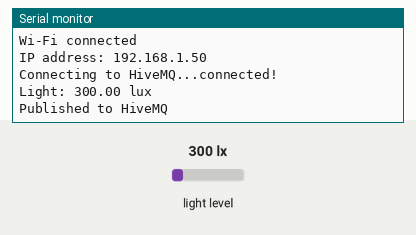
This sketch was run on a simulated Arduino Nano 33 IoT. Shown: the last lines printed to the serial monitor. Inputs (shaded band) come from the test bench; at power-on: light level 300 lx. WiFi joins after 1.5 s; servers stay silent unless stated; random numbers use the default seed unless the sketch sets one; no MQTT or app messages arrive unless stated.

Above: at 7.7 s.
7.8 s: light level set to 40 lx
At 12.6 s:
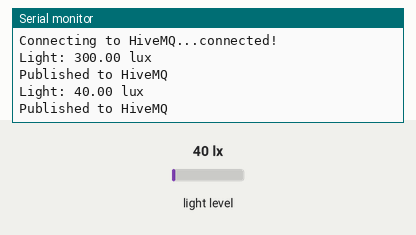
13.4 s: light level set to 500 lx
At 17.6 s:
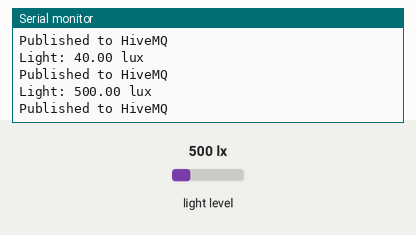
Timing chart, 0 to 19.1 s (numbered marks = the images above; inputs shaded):
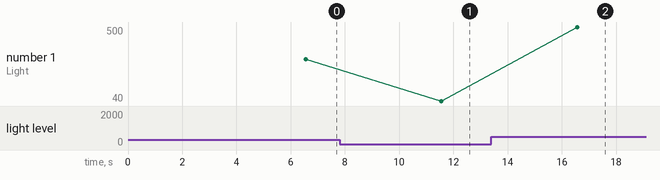

The sketch:

Terrarium_light.ino
```cpp
#include <WiFiNINA.h>
#include <WiFiSSLClient.h>
#include <PubSubClient.h>
#include <Wire.h>
#include <BH1750.h>

// =========================
// Wi-Fi details
// =========================

const char* wifiSSID = "._.";
const char* wifiPassword = "siuuuu7777";

// =========================
// HiveMQ details
// =========================

const char* mqttServer =
  "07efa48ce0b845acac5abae6d1b8acc4.s1.eu.hivemq.cloud";

const int mqttPort = 8883;

const char* mqttUsername = "Ailesh";
const char* mqttPassword = "Ailesh@2008";

// The same topic you used in Node-RED
const char* mqttTopic = "terrarium/light";

// =========================
// Objects
// =========================

WiFiSSLClient wifiClient;
PubSubClient mqttClient(wifiClient);

BH1750 lightMeter;

// =========================
// Setup
// =========================

void setup() {

  Serial.begin(115200);

  // Start I2C
  Wire.begin();

  // Start BH1750
  if (lightMeter.begin(BH1750::CONTINUOUS_HIGH_RES_MODE)) {
    Serial.println("BH1750 started successfully");
  }
  else {
    Serial.println("Error starting BH1750");
  }

  // Connect to Wi-Fi
  connectWiFi();

  // Tell PubSubClient which MQTT broker to use
  mqttClient.setServer(mqttServer, mqttPort);

  // Connect to HiveMQ
  connectMQTT();
}

// =========================
// Main loop
// =========================

void loop() {

  // Make sure MQTT connection is still alive
  if (!mqttClient.connected()) {
    connectMQTT();
  }

  mqttClient.loop();

  // Read light level
  float lux = lightMeter.readLightLevel();

  // Print lux to Serial Monitor
  Serial.print("Light: ");
  Serial.print(lux);
  Serial.println(" lux");

  // Convert lux number to text
  char message[20];
  snprintf(message, sizeof(message), "%.2f", lux);

  // Publish lux value to HiveMQ
  mqttClient.publish(mqttTopic, message);

  Serial.println("Published to HiveMQ");

  delay(5000);
}

// =========================
// Connect Wi-Fi
// =========================

void connectWiFi() {

  Serial.print("Connecting to Wi-Fi");

  while (WiFi.status() != WL_CONNECTED) {

    WiFi.begin(wifiSSID, wifiPassword);

    delay(5000);

    Serial.print(".");
  }

  Serial.println();
  Serial.println("Wi-Fi connected");

  Serial.print("IP address: ");
  Serial.println(WiFi.localIP());
}

// =========================
// Connect MQTT
// =========================

void connectMQTT() {

  Serial.print("Connecting to HiveMQ...");

  while (!mqttClient.connected()) {

    String clientID = "Nano33IoT-" + String(random(0xffff), HEX);

    if (mqttClient.connect(
          clientID.c_str(),
          mqttUsername,
          mqttPassword)) {

      Serial.println("connected!");
    }
    else {

      Serial.print("failed, state = ");
      Serial.println(mqttClient.state());

      delay(5000);
    }
  }
}

//
```

Measured:
- after the input at 7.8 s, the serial monitor: prints a new line after 3.8 s (image 1)
- after the input at 13.4 s, the serial monitor: prints a new line after 3.2 s (image 2)
- plotted number 1: 300 → 40 after the input at 7.8 s, 40 → 500 after the input at 13.4 s
